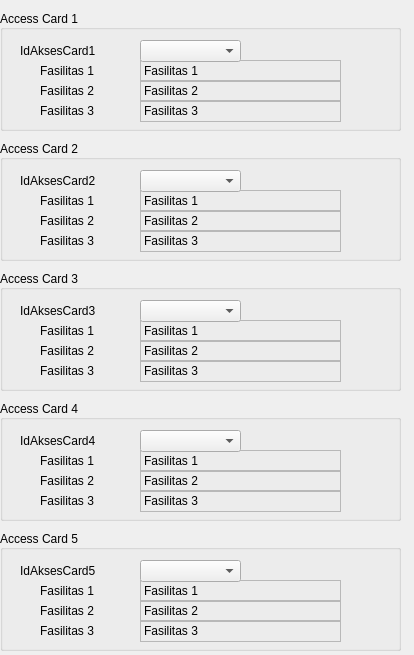
    <widget class="QWidget" name="scrollAreaWidgetContents_3">
     <property name="geometry">
      <rect>
       <x>0</x>
       <y>0</y>
       <width>414</width>
       <height>655</height>
      </rect>
     </property>
     <widget class="QGroupBox" name="groupBox_1">
      <property name="geometry">
       <rect>
        <x>0</x>
        <y>10</y>
        <width>401</width>
        <height>121</height>
       </rect>
      </property>
      <property name="title">
       <string>Access Card 1</string>
      </property>
      <property name="alignment">
       <set>Qt::AlignLeading|Qt::AlignLeft|Qt::AlignVCenter</set>
      </property>
      <widget class="QLabel" name="Lbl_AC1_Fasilitas1">
       <property name="geometry">
        <rect>
         <x>140</x>
         <y>50</y>
         <width>201</width>
         <height>22</height>
        </rect>
       </property>
       <property name="frameShape">
        <enum>QFrame::StyledPanel</enum>
       </property>
       <property name="lineWidth">
        <number>3</number>
       </property>
       <property name="text">
        <string>Fasilitas 1</string>
       </property>
      </widget>
      <widget class="QLabel" name="roleLabel_77">
       <property name="geometry">
        <rect>
         <x>40</x>
         <y>50</y>
         <width>60</width>
         <height>22</height>
        </rect>
       </property>
       <property name="text">
        <string>Fasilitas 1</string>
       </property>
      </widget>
      <widget class="QLabel" name="roleLabel_78">
       <property name="geometry">
        <rect>
         <x>40</x>
         <y>70</y>
         <width>60</width>
         <height>22</height>
        </rect>
       </property>
       <property name="text">
        <string>Fasilitas 2</string>
       </property>
      </widget>
      <widget class="QLabel" name="Lbl_AC1_Fasilitas2">
       <property name="geometry">
        <rect>
         <x>140</x>
         <y>70</y>
         <width>201</width>
         <height>22</height>
        </rect>
       </property>
       <property name="frameShape">
        <enum>QFrame::StyledPanel</enum>
       </property>
       <property name="lineWidth">
        <number>3</number>
       </property>
       <property name="text">
        <string>Fasilitas 2</string>
       </property>
      </widget>
      <widget class="QLabel" name="roleLabel_80">
       <property name="geometry">
        <rect>
         <x>40</x>
         <y>90</y>
         <width>60</width>
         <height>22</height>
        </rect>
       </property>
       <property name="text">
        <string>Fasilitas 3</string>
       </property>
      </widget>
      <widget class="QLabel" name="Lbl_AC1_Fasilitas3">
       <property name="geometry">
        <rect>
         <x>140</x>
         <y>90</y>
         <width>201</width>
         <height>22</height>
        </rect>
       </property>
       <property name="frameShape">
        <enum>QFrame::StyledPanel</enum>
       </property>
       <property name="lineWidth">
        <number>3</number>
       </property>
       <property name="text">
        <string>Fasilitas 3</string>
       </property>
      </widget>
      <widget class="QLabel" name="label_2">
       <property name="geometry">
        <rect>
         <x>20</x>
         <y>30</y>
         <width>78</width>
         <height>22</height>
        </rect>
       </property>
       <property name="text">
        <string>IdAksesCard1</string>
       </property>
      </widget>
      <widget class="QComboBox" name="Combo_aksescard1">
       <property name="geometry">
        <rect>
         <x>140</x>
         <y>30</y>
         <width>101</width>
         <height>22</height>
        </rect>
       </property>
      </widget>
     </widget>
     <widget class="QGroupBox" name="groupBox_2">
      <property name="geometry">
       <rect>
        <x>0</x>
        <y>140</y>
        <width>401</width>
        <height>121</height>
       </rect>
      </property>
      <property name="title">
       <string>Access Card 2</string>
      </property>
      <property name="alignment">
       <set>Qt::AlignLeading|Qt::AlignLeft|Qt::AlignVCenter</set>
      </property>
      <widget class="QLabel" name="Lbl_AC2_Fasilitas1">
       <property name="geometry">
        <rect>
         <x>140</x>
         <y>50</y>
         <width>201</width>
         <height>22</height>
        </rect>
       </property>
       <property name="frameShape">
        <enum>QFrame::StyledPanel</enum>
       </property>
       <property name="lineWidth">
        <number>3</number>
       </property>
       <property name="text">
        <string>Fasilitas 1</string>
       </property>
      </widget>
      <widget class="QLabel" name="roleLabel_83">
       <property name="geometry">
        <rect>
         <x>40</x>
         <y>50</y>
         <width>60</width>
         <height>22</height>
        </rect>
       </property>
       <property name="text">
        <string>Fasilitas 1</string>
       </property>
      </widget>
      <widget class="QLabel" name="roleLabel_84">
       <property name="geometry">
        <rect>
         <x>40</x>
         <y>70</y>
         <width>60</width>
         <height>22</height>
        </rect>
       </property>
       <property name="text">
        <string>Fasilitas 2</string>
       </property>
      </widget>
      <widget class="QLabel" name="Lbl_AC2_Fasilitas2">
       <property name="geometry">
        <rect>
         <x>140</x>
         <y>70</y>
         <width>201</width>
         <height>22</height>
        </rect>
       </property>
       <property name="frameShape">
        <enum>QFrame::StyledPanel</enum>
       </property>
       <property name="lineWidth">
        <number>3</number>
       </property>
       <property name="text">
        <string>Fasilitas 2</string>
       </property>
      </widget>
      <widget class="QLabel" name="roleLabel_86">
       <property name="geometry">
        <rect>
         <x>40</x>
         <y>90</y>
         <width>60</width>
         <height>22</height>
        </rect>
       </property>
       <property name="text">
        <string>Fasilitas 3</string>
       </property>
      </widget>
      <widget class="QLabel" name="Lbl_AC2_Fasilitas3">
       <property name="geometry">
        <rect>
         <x>140</x>
         <y>90</y>
         <width>201</width>
         <height>22</height>
        </rect>
       </property>
       <property name="frameShape">
        <enum>QFrame::StyledPanel</enum>
       </property>
       <property name="lineWidth">
        <number>3</number>
       </property>
       <property name="text">
        <string>Fasilitas 3</string>
       </property>
      </widget>
      <widget class="QLabel" name="label_3">
       <property name="geometry">
        <rect>
         <x>20</x>
         <y>30</y>
         <width>78</width>
         <height>22</height>
        </rect>
       </property>
       <property name="text">
        <string>IdAksesCard2</string>
       </property>
      </widget>
      <widget class="QComboBox" name="Combo_aksescard2">
       <property name="geometry">
        <rect>
         <x>140</x>
         <y>30</y>
         <width>101</width>
         <height>22</height>
        </rect>
       </property>
      </widget>
     </widget>
     <widget class="QGroupBox" name="groupBox_5">
      <property name="geometry">
       <rect>
        <x>0</x>
        <y>530</y>
        <width>401</width>
        <height>121</height>
       </rect>
      </property>
      <property name="title">
       <string>Access Card 5</string>
      </property>
      <property name="alignment">
       <set>Qt::AlignLeading|Qt::AlignLeft|Qt::AlignVCenter</set>
      </property>
      <widget class="QLabel" name="Lbl_AC5_Fasilitas1">
       <property name="geometry">
        <rect>
         <x>140</x>
         <y>50</y>
         <width>201</width>
         <height>22</height>
        </rect>
       </property>
       <property name="frameShape">
        <enum>QFrame::StyledPanel</enum>
       </property>
       <property name="lineWidth">
        <number>3</number>
       </property>
       <property name="text">
        <string>Fasilitas 1</string>
       </property>
      </widget>
      <widget class="QLabel" name="roleLabel_101">
       <property name="geometry">
        <rect>
         <x>40</x>
         <y>50</y>
         <width>60</width>
         <height>22</height>
        </rect>
       </property>
       <property name="text">
        <string>Fasilitas 1</string>
       </property>
      </widget>
      <widget class="QLabel" name="roleLabel_102">
       <property name="geometry">
        <rect>
         <x>40</x>
         <y>70</y>
         <width>60</width>
         <height>22</height>
        </rect>
       </property>
       <property name="text">
        <string>Fasilitas 2</string>
       </property>
      </widget>
      <widget class="QLabel" name="Lbl_AC5_Fasilitas2">
       <property name="geometry">
        <rect>
         <x>140</x>
         <y>70</y>
         <width>201</width>
         <height>22</height>
        </rect>
       </property>
       <property name="frameShape">
        <enum>QFrame::StyledPanel</enum>
       </property>
       <property name="lineWidth">
        <number>3</number>
       </property>
       <property name="text">
        <string>Fasilitas 2</string>
       </property>
      </widget>
      <widget class="QLabel" name="roleLabel_104">
       <property name="geometry">
        <rect>
         <x>40</x>
         <y>90</y>
         <width>60</width>
         <height>22</height>
        </rect>
       </property>
       <property name="text">
        <string>Fasilitas 3</string>
       </property>
      </widget>
      <widget class="QLabel" name="Lbl_AC5_Fasilitas3">
       <property name="geometry">
        <rect>
         <x>140</x>
         <y>90</y>
         <width>201</width>
         <height>22</height>
        </rect>
       </property>
       <property name="frameShape">
        <enum>QFrame::StyledPanel</enum>
       </property>
       <property name="lineWidth">
        <number>3</number>
       </property>
       <property name="text">
        <string>Fasilitas 3</string>
       </property>
      </widget>
      <widget class="QLabel" name="label_6">
       <property name="geometry">
        <rect>
         <x>20</x>
         <y>30</y>
         <width>78</width>
         <height>22</height>
        </rect>
       </property>
       <property name="text">
        <string>IdAksesCard5</string>
       </property>
      </widget>
      <widget class="QComboBox" name="Combo_aksescard5">
       <property name="geometry">
        <rect>
         <x>140</x>
         <y>30</y>
         <width>101</width>
         <height>22</height>
        </rect>
       </property>
      </widget>
     </widget>
     <widget class="QGroupBox" name="groupBox_3">
      <property name="geometry">
       <rect>
        <x>0</x>
        <y>270</y>
        <width>401</width>
        <height>121</height>
       </rect>
      </property>
      <property name="title">
       <string>Access Card 3</string>
      </property>
      <property name="alignment">
       <set>Qt::AlignLeading|Qt::AlignLeft|Qt::AlignVCenter</set>
      </property>
      <widget class="QLabel" name="Lbl_AC3_Fasilitas1">
       <property name="geometry">
        <rect>
         <x>140</x>
         <y>50</y>
         <width>201</width>
         <height>22</height>
        </rect>
       </property>
       <property name="frameShape">
        <enum>QFrame::StyledPanel</enum>
       </property>
       <property name="lineWidth">
        <number>3</number>
       </property>
       <property name="text">
        <string>Fasilitas 1</string>
       </property>
      </widget>
      <widget class="QLabel" name="roleLabel_95">
       <property name="geometry">
        <rect>
         <x>40</x>
         <y>50</y>
         <width>60</width>
         <height>22</height>
        </rect>
       </property>
       <property name="text">
        <string>Fasilitas 1</string>
       </property>
      </widget>
      <widget class="QLabel" name="roleLabel_96">
       <property name="geometry">
        <rect>
         <x>40</x>
         <y>70</y>
         <width>60</width>
         <height>22</height>
        </rect>
       </property>
       <property name="text">
        <string>Fasilitas 2</string>
       </property>
      </widget>
      <widget class="QLabel" name="Lbl_AC3_Fasilitas2">
       <property name="geometry">
        <rect>
         <x>140</x>
         <y>70</y>
         <width>201</width>
         <height>22</height>
        </rect>
       </property>
       <property name="frameShape">
        <enum>QFrame::StyledPanel</enum>
       </property>
       <property name="lineWidth">
        <number>3</number>
       </property>
       <property name="text">
        <string>Fasilitas 2</string>
       </property>
      </widget>
      <widget class="QLabel" name="roleLabel_98">
       <property name="geometry">
        <rect>
         <x>40</x>
         <y>90</y>
         <width>60</width>
         <height>22</height>
        </rect>
       </property>
       <property name="text">
        <string>Fasilitas 3</string>
       </property>
      </widget>
      <widget class="QLabel" name="Lbl_AC3_Fasilitas3">
       <property name="geometry">
        <rect>
         <x>140</x>
         <y>90</y>
         <width>201</width>
         <height>22</height>
        </rect>
       </property>
       <property name="frameShape">
        <enum>QFrame::StyledPanel</enum>
       </property>
       <property name="lineWidth">
        <number>3</number>
       </property>
       <property name="text">
        <string>Fasilitas 3</string>
       </property>
      </widget>
      <widget class="QLabel" name="label_9">
       <property name="geometry">
        <rect>
         <x>20</x>
         <y>30</y>
         <width>78</width>
         <height>22</height>
        </rect>
       </property>
       <property name="text">
        <string>IdAksesCard3</string>
       </property>
      </widget>
      <widget class="QComboBox" name="Combo_aksescard3">
       <property name="geometry">
        <rect>
         <x>140</x>
         <y>30</y>
         <width>101</width>
         <height>22</height>
        </rect>
       </property>
      </widget>
     </widget>
     <widget class="QGroupBox" name="groupBox_4">
      <property name="geometry">
       <rect>
        <x>0</x>
        <y>400</y>
        <width>401</width>
        <height>121</height>
       </rect>
      </property>
      <property name="title">
       <string>Access Card 4</string>
      </property>
      <property name="alignment">
       <set>Qt::AlignLeading|Qt::AlignLeft|Qt::AlignVCenter</set>
      </property>
      <widget class="QLabel" name="Lbl_AC4_Fasilitas1">
       <property name="geometry">
        <rect>
         <x>140</x>
         <y>50</y>
         <width>201</width>
         <height>22</height>
        </rect>
       </property>
       <property name="frameShape">
        <enum>QFrame::StyledPanel</enum>
       </property>
       <property name="lineWidth">
        <number>3</number>
       </property>
       <property name="text">
        <string>Fasilitas 1</string>
       </property>
      </widget>
      <widget class="QLabel" name="roleLabel_107">
       <property name="geometry">
        <rect>
         <x>40</x>
         <y>50</y>
         <width>60</width>
         <height>22</height>
        </rect>
       </property>
       <property name="text">
        <string>Fasilitas 1</string>
       </property>
      </widget>
      <widget class="QLabel" name="roleLabel_108">
       <property name="geometry">
        <rect>
         <x>40</x>
         <y>70</y>
         <width>60</width>
         <height>22</height>
        </rect>
       </property>
       <property name="text">
        <string>Fasilitas 2</string>
       </property>
      </widget>
      <widget class="QLabel" name="Lbl_AC4_Fasilitas2">
       <property name="geometry">
        <rect>
         <x>140</x>
         <y>70</y>
         <width>201</width>
         <height>22</height>
        </rect>
       </property>
       <property name="frameShape">
        <enum>QFrame::StyledPanel</enum>
       </property>
       <property name="lineWidth">
        <number>3</number>
       </property>
       <property name="text">
        <string>Fasilitas 2</string>
       </property>
      </widget>
      <widget class="QLabel" name="roleLabel_110">
       <property name="geometry">
        <rect>
         <x>40</x>
         <y>90</y>
         <width>60</width>
         <height>22</height>
        </rect>
       </property>
       <property name="text">
        <string>Fasilitas 3</string>
       </property>
      </widget>
      <widget class="QLabel" name="Lbl_AC4_Fasilitas3">
       <property name="geometry">
        <rect>
         <x>140</x>
         <y>90</y>
         <width>201</width>
         <height>22</height>
        </rect>
       </property>
       <property name="frameShape">
        <enum>QFrame::StyledPanel</enum>
       </property>
       <property name="lineWidth">
        <number>3</number>
       </property>
       <property name="text">
        <string>Fasilitas 3</string>
       </property>
      </widget>
      <widget class="QLabel" name="label_16">
       <property name="geometry">
        <rect>
         <x>20</x>
         <y>30</y>
         <width>78</width>
         <height>22</height>
        </rect>
       </property>
       <property name="text">
        <string>IdAksesCard4</string>
       </property>
      </widget>
      <widget class="QComboBox" name="Combo_aksescard4">
       <property name="geometry">
        <rect>
         <x>140</x>
         <y>30</y>
         <width>101</width>
         <height>22</height>
        </rect>
       </property>
      </widget>
     </widget>
    </widget>
